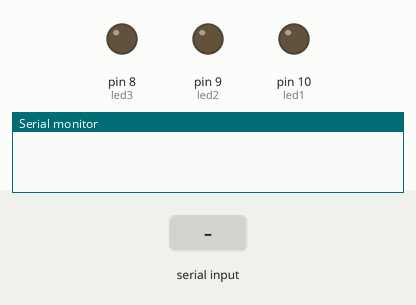
Bench run of a sketch on a simulated Arduino Mega 2560, built with avr-gcc and run on an emulated ATmega2560. Shown: output pins drawn as LEDs (lit = HIGH), the last lines printed to the serial monitor. The test bench sets the inputs (shaded band).

Above: at 1.2 s.
1.3 s: "BC6A9A03" received over the second serial link
At 3.5 s:
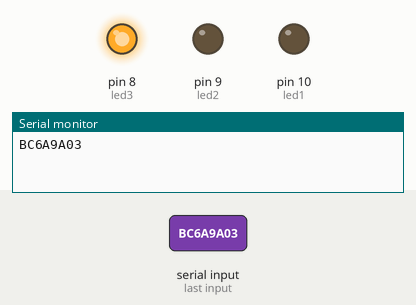
3.8 s: "1" received over the second serial link
At 5.3 s:
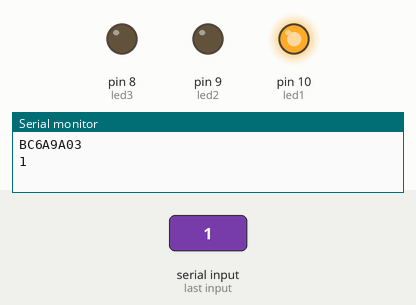
Timing chart, 0 to 6.8 s (numbered marks = the images above; inputs shaded):
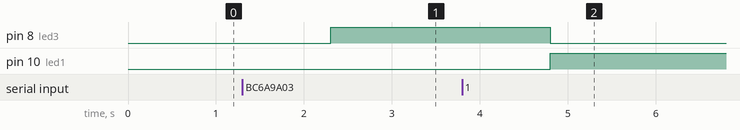

Measured:
- after the input at 1.3 s, pin 8 (led3): LOW → HIGH after 1.0 s
- after the input at 3.8 s, pin 8 (led3): HIGH → LOW after 1.0 s; pin 10 (led1): LOW → HIGH after 1.0 s

The sketch:

rfid-serial-receptor.ino
```cpp
int led1 = 10;
int led2 = 9;
int led3 = 8;

void setup() {
  Serial.begin(9600);
  Serial1.begin(9600);
  pinMode(led1, OUTPUT);
  pinMode(led2, OUTPUT);
  pinMode(led3, OUTPUT);
}

void loop() {
  if (Serial1.available()) {
    String str = Serial1.readString();

    Serial.println(str);

    if (str == "BC6A9A03") {
      digitalWrite(led3, HIGH);
      digitalWrite(led1, LOW);
    } else {
      digitalWrite(led1, HIGH);
      digitalWrite(led3, LOW);
    }
  }
}
```
